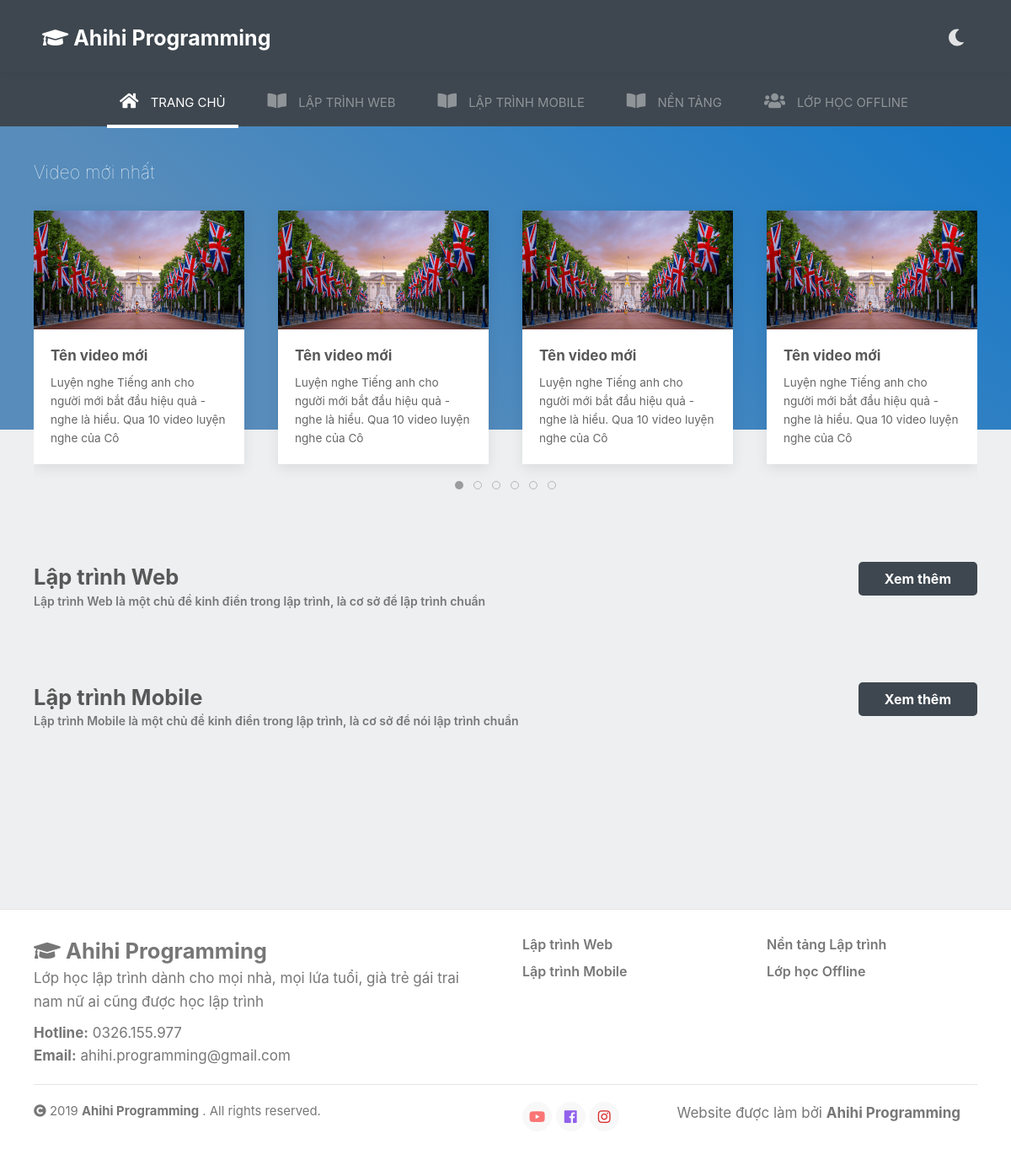
The page /horizontal/index.php on the database its author committed.
### tables this page shows
CREATE TABLE `videos` (
  `id` int(11) UNSIGNED NOT NULL,
  `title` varchar(255) NOT NULL,
  `thumbnail` text NOT NULL,
  `description` text NOT NULL,
  `link` text NOT NULL,
  `duration` int(4) UNSIGNED NOT NULL,
  `video_order` int(3) UNSIGNED NOT NULL DEFAULT 0,
  `video_group_id` int(4) UNSIGNED NOT NULL
);

### horizontal/includes/videos.php (called while the page is built, shortened)
<?php
function getVideos($limit = 0)
{
    global $db;
    $sql = 'SELECT * FROM videos ORDER BY id DESC';
    if ($limit) {
        $sql .= " LIMIT $limit";
    }
    $result = $db->query($sql);
    return $result->fetchAll();
}

### horizontal/includes/helpers.php (called while the page is built, shortened)
<?php
function substrwords($text, $maxchar, $end='...') {
    if (strlen($text) > $maxchar || $text == '') {
        $words = preg_split('/\s/', $text);
        $output = '';
        $i      = 0;
        while (1) {
            $length = strlen($output)+strlen($words[$i]);
            if ($length > $maxchar) {
                break;
            }
            else {
                $output .= " " . $words[$i];
                ++$i;
            }
        }
        $output .= $end;
    }
    else {
        $output = $text;
    }
    return $output;
}

### horizontal/index.php (the view, shortened to what this page needs)
<?php
require_once('includes/connect_db.php');
include('includes/helpers.php');
include('includes/videos.php');
$latest_videos = getVideos(6);
?>
<?php include("partials/header.php"); ?>
<?php include("partials/navbar.php"); ?>
<main class="uk-margin-medium-bottom">
    <div class="hero-feature-bg"></div>
    <div class="uk-container">
        <div class="uk-container">
            <div class="uk-position-relative uk-margin-medium-top none-border uk-clearfix">
                <div class="uk-float-left">
                    <h4 class="uk-text-white uk-margin-remove uk-text-light"> Video mới nhất </h4>
                </div>
            </div>
        </div>
        <div class="uk-position-relative uk-visible-toggle  uk-container uk-padding-medium" uk-slider>
            <ul class="uk-slider-items uk-child-width-1-3@s uk-child-width-1-4@m uk-grid">
                <?php foreach ($latest_videos as $video): ?>
                <li class="uk-active">
                    <a href="/watch/~<?= $video['id'] ?>">
                        <div class="uk-card-default uk-card-hover  uk-card-small feature-card uk-inline-clip">
                            <img class="course-img" src="<?= $video['thumbnail']  ?>">
                            <div class="uk-card-body">
                                <h4><?= $video['title'] ?></h4>
                                <p><?= substrwords($video['description'], 150) ?></p>
                            </div>
                        </div>
                    </a>
                </li>
                <?php endforeach; ?>
            </ul>
            <ul class="uk-slider-nav uk-dotnav uk-flex-center uk-margin"></ul>
        </div>
    </div>
    <div class="uk-container" id="more">
        <?php
        $topic = 'lap-trinh-web';
        include('partials/index/_topic.php');
        $topic = 'lap-trinh-mobile';
        include('partials/index/_topic.php');
        $topic = 'nen-tang-lap-trinh';
        include('partials/index/_topic.php');
        ?>
    </div>
</main>
<?php include("partials/footer.php"); ?>

### horizontal/partials/header.php (shortened to what this page needs)
<html lang="en">
<head>
    <link rel="stylesheet" href="/assets/css/uikit.css">
    <link rel="stylesheet" href="/assets/css/main.css">
    <link rel="stylesheet" href="/assets/css/style.css">
    <link rel="stylesheet" href="/assets/css/fontawesome.css">
</head>
<body>
<header class="tm-header" uk-sticky>
    <div class=" uk-background-grey uk-navbar-container uk-navbar-transparent uk-padding-small uk-navbar-sticky">
        <div class="uk-position-relative">
            <nav class="uk-navbar-transparent tm-mobile-header uk-animation-slide-top uk-position-z-index" uk-navbar>
                <div class="uk-navbar-left uk-visible@m">
                    <a href="/" class="uk-logo uk-margin-left"> <i class="fas fa-graduation-cap"> </i> Ahihi
                        Programming</a>
                </div>
                <div class="uk-navbar-right tm-show-on-mobile uk-flex-right" id="tm-show-on-mobile">
                    <ul class="uk-navbar-nav uk-flex-middle">
                        <li>
                            <a href="#"><i class="fas fa-moon icon-medium"></i></a>
                        </li>
                    </ul>
                </div>
            </nav>
        </div>
    </div>
</header>

### horizontal/partials/navbar.php
<div class="uk-navbar-sticky uk-background-grey "
     uk-sticky="show-on-up: true; animation: uk-animation-slide-top;offset: 85">
    <nav class="uk-padding-small uk-visible@m uk-navbar-transparent uk-animation-slide-to uk-position-z-index"
         uk-navbar>
        <div class="uk-flex uk-flex-center uk-width-expand">
            <ul class="uk-subnav uk-subnav-2">
                <li class="<?php if ($_SERVER['REQUEST_URI'] == "/" || strpos($_SERVER['REQUEST_URI'], "/index.php") !== false) { echo "uk-active"; } ?>">
                    <a href="/"> <i class="fas fa-home icon-medium uk-margin-small-right"></i> Trang chủ</a>
                </li>
                <li class="<?php if (strpos($_SERVER['REQUEST_URI'], "/topic/lap-trinh-web") !== false || (isset($course) && $course['topic'] == 'lap-trinh-web')) { echo "uk-active"; } ?>">
                    <a href="/topic/lap-trinh-web"> <i class="fas fa-book-open icon-medium uk-margin-small-right"></i> Lập trình Web </a>
                </li>
                <li class="<?php if (strpos($_SERVER['REQUEST_URI'], "/topic/lap-trinh-mobile") !== false || (isset($course) && $course['topic'] == 'lap-trinh-mobile')) { echo "uk-active"; } ?>">
                    <a href="/topic/lap-trinh-mobile"> <i class="fas fa-book-open icon-medium uk-margin-small-right"></i> Lập trình Mobile </a>
                </li>
                <li class="<?php if (strpos($_SERVER['REQUEST_URI'], "/topic/nen-tang-lap-trinh") !== false || (isset($course) && $course['topic'] == 'nen-tang-lap-trinh')) { echo "uk-active"; } ?>">
                    <a href="/topic/nen-tang-lap-trinh"> <i class="fas fa-book-open icon-medium uk-margin-small-right"></i> Nền tảng </a>
                </li>
                <li class="<?php if (strpos($_SERVER['REQUEST_URI'], "/lop-offline") !== false) { echo "uk-active"; } ?>">
                    <a href="/lop-offline"> <i class="fas fa-users icon-medium uk-margin-small-right"></i> Lớp học Offline </a>
                </li>
            </ul>
        </div>
    </nav>
</div>

### horizontal/partials/index/_topic.php (shortened to what this page needs)
<div uk-scrollspy="target: > div; cls:uk-animation-slide-bottom-small; delay: 300">
    <div class="section-heading uk-position-relative uk-margin-medium-top none-border uk-clearfix">
        <div class="uk-float-left">
            <h3 class="uk-margin-remove-bottom"><?= TOPICS[$topic]['name'] ?></h3>
            <p><?= TOPICS[$topic]['description'] ?></p>
        </div>
        <div class="uk-float-right">
            <a href="/topic/<?= $topic ?>" class="uk-button uk-button-grey">Xem thêm</a>
        </div>
    </div>
</div>

### horizontal/partials/footer.php (shortened to what this page needs)
<div class="uk-section-small uk-section-default">
    <hr class="uk-margin-remove">
    <div class="uk-container uk-align-center uk-margin-remove-bottom uk-position-relative">
        <div uk-grid>
            <div class="uk-width-1-2@m uk-width-1-2@s uk-first-column">
                <a href="/" class="uk-link-heading uk-text-lead uk-text-bold"> <i
                        class="fas fa-graduation-cap"></i> Ahihi Programming</a>
                <div class="uk-width-xlarge">Lớp học lập trình dành cho mọi nhà, mọi lứa tuổi, già trẻ gái trai nam nữ ai cũng được học lập trình
                </div>
                <div class="uk-width-xlarge uk-margin-small-top"><strong>Hotline:</strong> 0326.155.977
                </div>
                <div class="uk-width-xlarge"><strong>Email:</strong> ahihi.programming@gmail.com
                </div>
            </div>
            <div class="uk-width-expand@m uk-width-1-2@s">
                <ul class="uk-list tm-footer-list">
                    <li>
                        <a href="/topic/lap-trinh-web"> Lập trình Web </a>
                    </li>
                    <li>
                        <a href="/topic/lap-trinh-mobile"> Lập trình Mobile </a>
                    </li>
                </ul>
            </div>
            <div class="uk-width-expand@m uk-width-1-2@s">
                <ul class="uk-list tm-footer-list">
                    <li>
                        <a href="/topic/nen-tang-lap-trinh">Nền tảng Lập trình </a>
                    </li>
                    <li>
                        <a href="/lop-offline">Lớp học Offline </a>
                    </li>
                </ul>
            </div>
        </div>
        <hr>
        <p class="uk-postion-absoult uk-margin-remove uk-position-bottom-right uk-visible@s" style="bottom: 8px;right: 60px;"
           uk-tooltip="title: Visit Our Site; pos: top-center"> Website được làm bởi <a href="https://www.facebook.com/ahihiprogramming" target="_blank"
                                                                                        class="uk-text-bold uk-link-reset">
                Ahihi Programming</a></p>
        <div class="uk-margin-small" uk-grid>
            <div class="uk-width-1-2@m uk-width-1-2@s uk-first-column">
                <p class="uk-text-small"><i class="fas fa-copyright"></i> 2019 <span
                        class="uk-text-bold">Ahihi Programming</span> . All rights reserved.</p>
            </div>
            <div class="uk-width-1-3@m uk-width-1-2@s">
                <a href="https://www.youtube.com/channel/UCQDo7A_kmCakuJHKY9c4BuQ" target="_blank" class="uk-icon-button uk-link-reset"
                   uk-tooltip="title: Youtube của Ahihi; pos: top-center"><i class="fab fa-youtube"
                                                                              style=" color: #fb7575  !important;"></i></a>
                <a href="https://www.facebook.com/ahihiprogramming" target="_blank" class="uk-icon-button uk-link-reset" uk-tooltip="title: Facebook của Ahihi; pos: top-center"><i
                        class="fab fa-Facebook" style=" color: #9160ec  !important;"></i></a>
                <a href="https://www.instagram.com/ahihi.programming/" target="_blank" class="uk-icon-button uk-link-reset" uk-tooltip="title: Instagram của Ahihi; pos: top-center"><i
                        class="fab fa-Instagram" style=" color: #dc2d2d  !important;"></i></a>
            </div>
        </div>
    </div>
</div>
</body>
</html>

### horizontal/assets/css/style.css (style rules this page uses)
.uk-section-small { padding-top: 0; }
.uk-navbar-nav > li > a, .uk-navbar-item, .uk-navbar-toggle { font-family: -apple-system, BlinkMacSystemFont, "Segoe UI", Roboto, "Helvetica Neue", Arial, sans-serif; }
.uk-navbar-nav > li > a { font-weight: normal; }

### rows shown on the page
videos: thumbnail (picture), title "Tên video mới", description "Luyện nghe Tiếng anh cho người mới bắt đầu hiệu quả - nghe là hiểu. Qua 10 video luyện nghe của Cô"
videos: thumbnail (picture), title "Tên video mới", description "Luyện nghe Tiếng anh cho người mới bắt đầu hiệu quả - nghe là hiểu. Qua 10 video luyện nghe của Cô"
videos: thumbnail (picture), title "Tên video mới", description "Luyện nghe Tiếng anh cho người mới bắt đầu hiệu quả - nghe là hiểu. Qua 10 video luyện nghe của Cô"
videos: thumbnail (picture), title "Tên video mới", description "Luyện nghe Tiếng anh cho người mới bắt đầu hiệu quả - nghe là hiểu. Qua 10 video luyện nghe của Cô"

### other values the page prints
TOPICS[$topic]['name'] "Lập trình Web Lập trình Mobile"
TOPICS[$topic]['description'] "Lập trình Web là một chủ đề kinh điển trong lập trình, là cơ sở để lập trình chuẩn Lập trình Mobile là một chủ đề kinh điển trong lập trình, là cơ sở để nói lập trình chuẩn"
